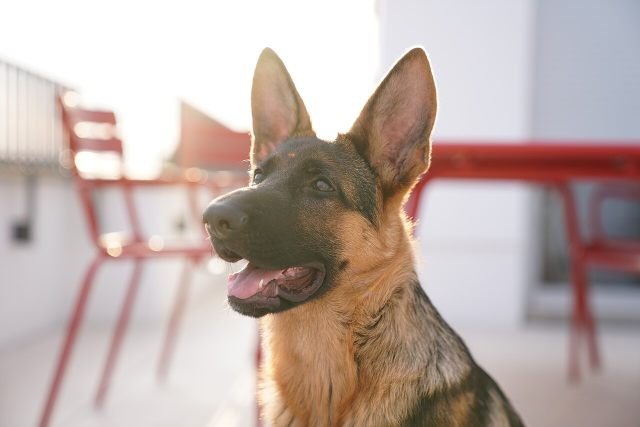
#> input picture d22_photo/dog.jpg, 1280 x 854 px (shown at 1/2 size)
$ python b3_red_rule.py
#> lines starting #> are read from the running program, lines starting #| are printed output that depends on the picture
from PIL import Image               # Pillow 의 사진 도구 (사진 열기·바꾸기)

# ---- 내가 바꾸는 값 ----
PHOTO = "dog.jpg"
RED_MIN = 150                       # 빨간 픽셀의 조건 ① : 빨강 숫자가 이보다 커야 한다
OTHER_MAX = 100                      # 빨간 픽셀의 조건 ② : 초록·파랑 숫자는 이보다 작아야 한다
COUNT_LINE = 20                     # 빨간 픽셀이 이 개수보다 많으면 '빨간 물체가 있다'

img = Image.open(PHOTO).convert("RGB")                          # 사진을 연다
#> img is the input picture: PIL image 1280x854 RGB; mean R, G, B 189.4, 173.1, 167.2
small = img.resize((img.width // 10, img.height // 10))         # D21 a5 처럼 픽셀 10 x 10 개를 한 칸으로 줄인다 (세는 시간을 줄인다)
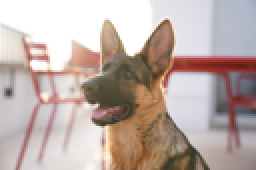
#> small: PIL image 128x85 RGB (shown 2 times larger); mean R, G, B 189.4, 173, 167.2
mark = small.copy()                                             # copy() : 찾은 픽셀을 칠해 볼 복사본을 만든다
count = 0                                                       # 빨간 픽셀 개수 : 0 에서 시작한다

for y in range(small.height):                                   # 세로 : 맨 위 줄(0)부터 맨 아래 줄까지
    for x in range(small.width):                                # 가로 : 그 줄의 왼쪽 칸(0)부터 오른쪽 칸까지
        r, g, b = small.getpixel((x, y))                        # 이 픽셀의 빨강·초록·파랑 숫자 (D21 a2 와 같다)
        if r > RED_MIN and g < OTHER_MAX and b < OTHER_MAX:     # 규칙 : 빨강은 크고, 초록도 작고, 파랑도 작으면
            count = count + 1                                   # 개수를 하나 늘린다
            mark.putpixel((x, y), (0, 255, 0))                  # putpixel() : 그 픽셀을 연두색으로 칠한다
#> after the loop, count = 133

print(PHOTO, "줄인 크기", small.width, "x", small.height, "= 픽셀", small.width * small.height, "개")
#| dog.jpg 줄인 크기 128 x 85 = 픽셀 10880 개
print("규칙에 맞는 빨간 픽셀", count, "개")
#| 규칙에 맞는 빨간 픽셀 133 개
if count > COUNT_LINE:                                          # 판단 : 빨간 픽셀이 기준보다 많으면
    print("→ 빨간 물체가 있다")
else:                                                           # 그렇지 않으면
    print("→ 빨간 물체가 없다")

big = mark.resize(img.size, Image.NEAREST)                      # D21 a5 처럼 원래 크기로 다시 키운다 (칸이 네모로 보인다)
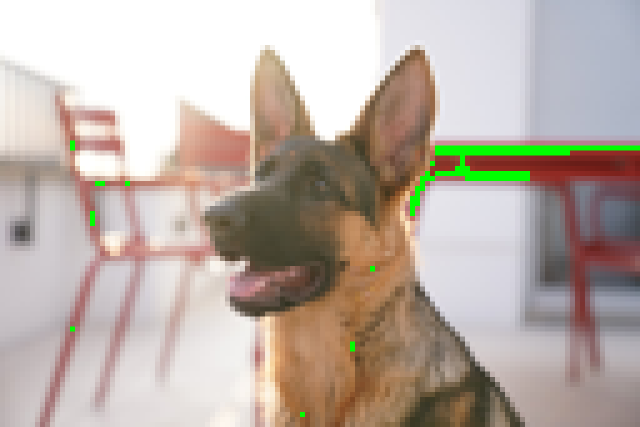
#> big: PIL image 1280x854 RGB (shown at 1/2 size); mean R, G, B 187.4, 175.3, 166.4
big.save("red_found.jpg")                                       # 같은 폴더에 저장한다
print("red_found.jpg 로 저장했다 (연두색 = 규칙이 빨강이라고 고른 픽셀)")
big.show()                                                      # 화면에 띄운다

$ run again, with d22_photo/cat.jpg copied over d22_photo/dog.jpg
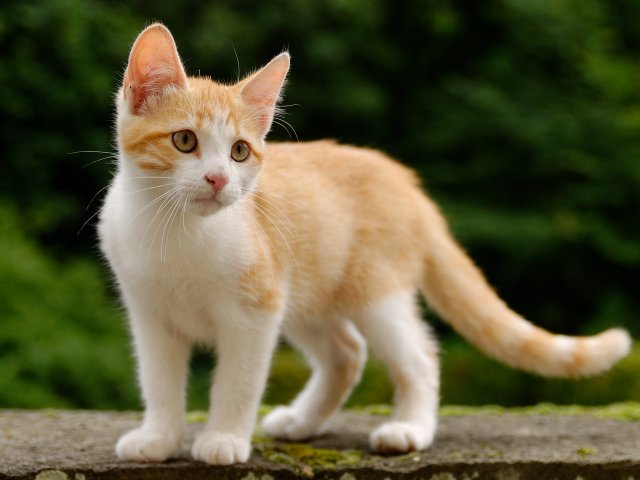
#> input picture d22_photo/cat.jpg, 1280 x 960 px (shown at 1/2 size)
#> img is the input picture: PIL image 1280x960 RGB; mean R, G, B 92.7, 89.4, 57.9
#> `small = img.resize((img.width // 10, img.height // 10))`:
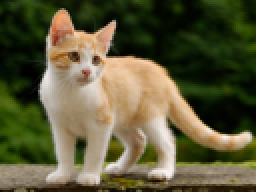
#> small: PIL image 128x96 RGB (shown 2 times larger); mean R, G, B 92.7, 89.4, 57.9
#> after the loop `for y in range(small.height):`: count = 17
#| dog.jpg 줄인 크기 128 x 96 = 픽셀 12288 개
#| 규칙에 맞는 빨간 픽셀 17 개
#> `big = mark.resize(img.size, Image.NEAREST)`:
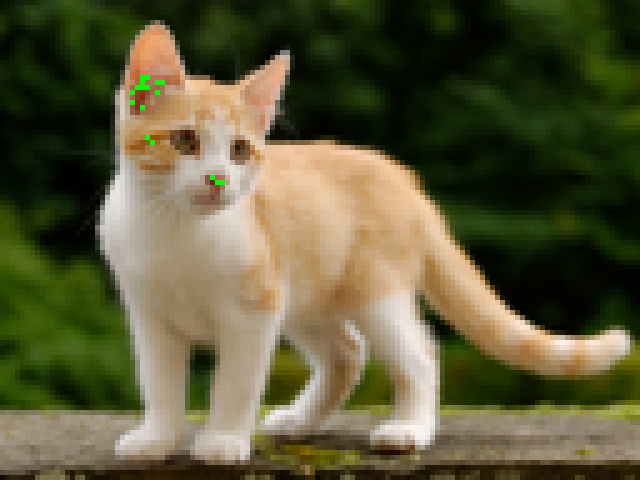
#> big: PIL image 1280x960 RGB (shown at 1/2 size); mean R, G, B 92.5, 89.7, 57.8

$ run again, with d22_photo/desk.jpg copied over d22_photo/dog.jpg
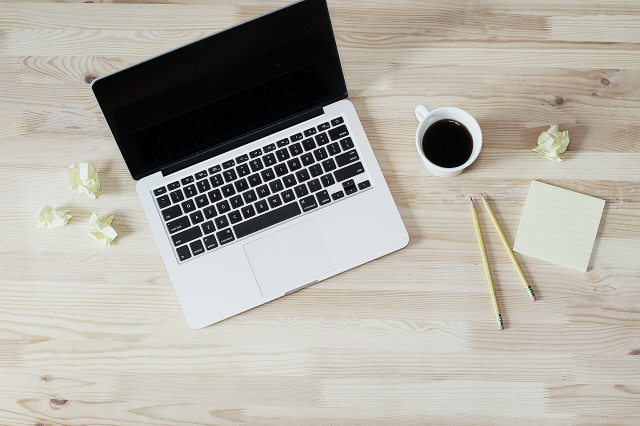
#> input picture d22_photo/desk.jpg, 1280 x 851 px (shown at 1/2 size)
#> img is the input picture: PIL image 1280x851 RGB; mean R, G, B 174.4, 171.2, 162.4
#> `small = img.resize((img.width // 10, img.height // 10))`:
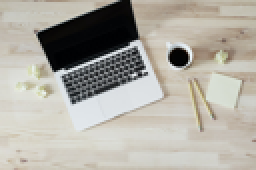
#> small: PIL image 128x85 RGB (shown 2 times larger); mean R, G, B 174.4, 171.2, 162.5
#> after the loop `for y in range(small.height):`: count = 0
#| dog.jpg 줄인 크기 128 x 85 = 픽셀 10880 개
#| 규칙에 맞는 빨간 픽셀 0 개
#> `big = mark.resize(img.size, Image.NEAREST)`:
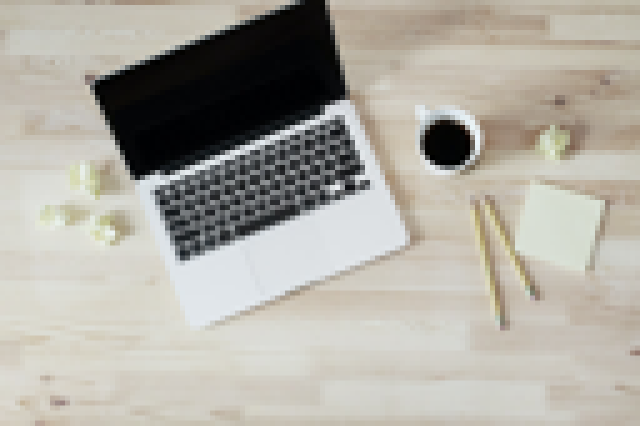
#> big: PIL image 1280x851 RGB (shown at 1/2 size); mean R, G, B 174.4, 171.2, 162.5

$ run again, with d22_photo/drone.jpg copied over d22_photo/dog.jpg
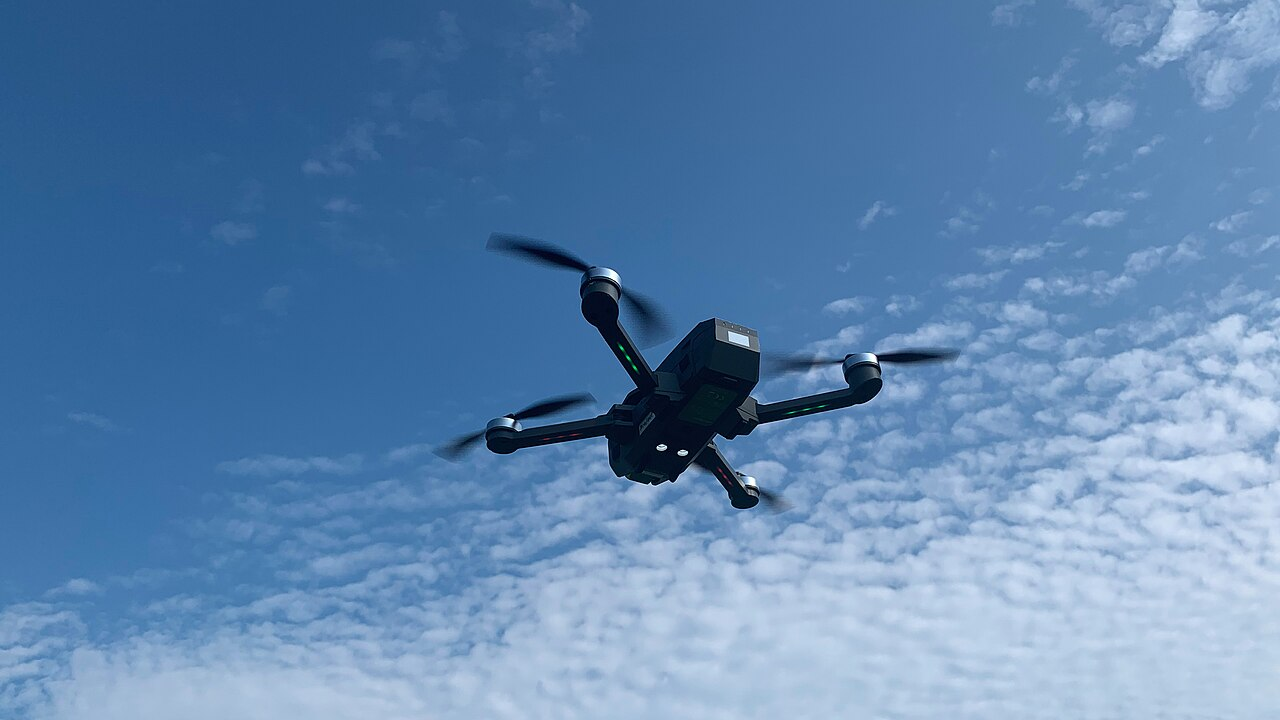
#> input picture d22_photo/drone.jpg, 1280 x 720 px
#> img is the input picture: PIL image 1280x720 RGB; mean R, G, B 94.4, 132.9, 174.9
#> `small = img.resize((img.width // 10, img.height // 10))`:
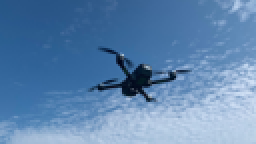
#> small: PIL image 128x72 RGB (shown 2 times larger); mean R, G, B 94.5, 132.9, 174.9
#> after the loop `for y in range(small.height):`: count = 0
#| dog.jpg 줄인 크기 128 x 72 = 픽셀 9216 개
#| 규칙에 맞는 빨간 픽셀 0 개
